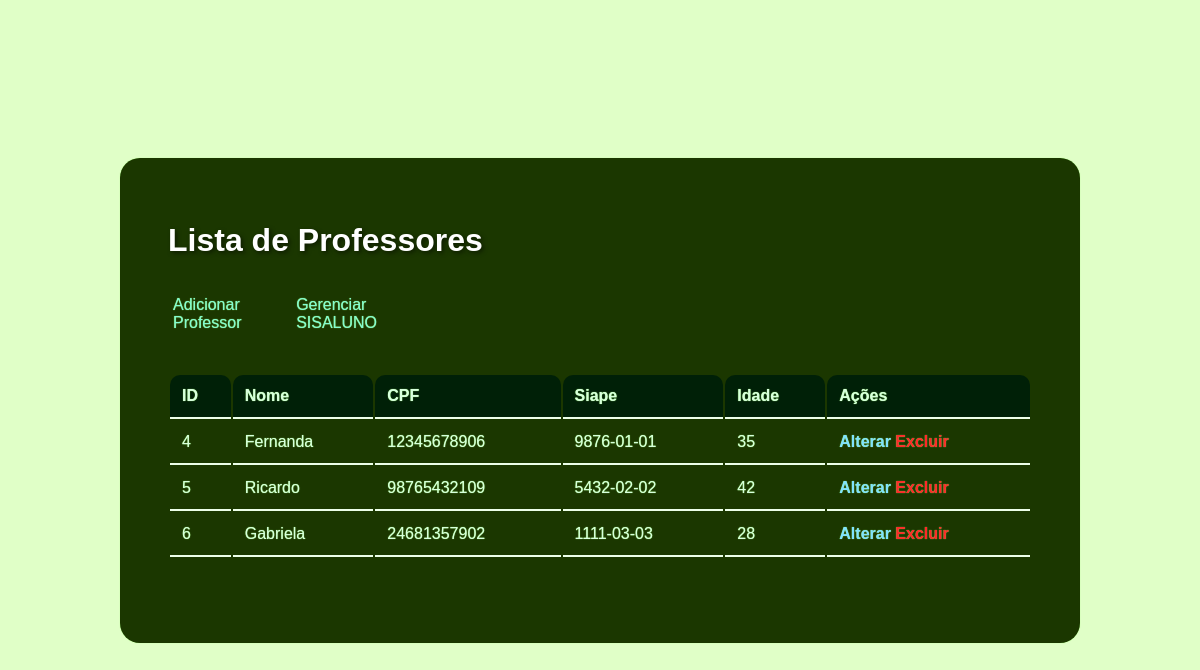
The app's page /professor/index.php with its own data.
### tables this page shows
CREATE TABLE `professor` (
  `idprofessor` smallint(6) NOT NULL,
  `nomeprof` varchar(100) DEFAULT NULL,
  `cpf` varchar(11) DEFAULT NULL,
  `siape` varchar(10) DEFAULT NULL,
  `idade` smallint(6) DEFAULT NULL
);

### professor/index.php (the view, shortened to what this page needs)
<?php
require_once "../conn.php";
$stmt = $conn->prepare("SELECT * FROM professor");
$stmt->execute();
$professores = $stmt->fetchAll(PDO::FETCH_ASSOC);
?>
<!DOCTYPE html>
<html>
<head>
    <link rel="stylesheet" type="text/css" href="../style.css">
</head>
<body>
    <div class="caixa_tabela">
        <h1>Lista de Professores</h1>
        <div class="links">
            <a href="inserir.php">Adicionar Professor</a>
            <a class="voltar" href="../index.php">Gerenciar SISALUNO</a>
        </div>
        <br><br>
        <table class="aluno-list">
            <tr>
                <th>ID</th>
                <th>Nome</th>
                <th>CPF</th>
                <th>Siape</th>
                <th>Idade</th>
                <th>Ações</th>
            </tr>
            <?php foreach ($professores as $professor) { ?>
                <tr>
                    <td><?php echo $professor['idprofessor']; ?></td>
                    <td><?php echo $professor['nomeprof']; ?></td>
                    <td><?php echo $professor['cpf']; ?></td>
                    <td><?php echo $professor['siape']; ?></td>
                    <td><?php echo $professor['idade']; ?></td>
                    <td>
                        <a class="alterar" href="alterar.php?idprofessor=<?php echo $professor['idprofessor']; ?>">Alterar</a>
                        <a class="excluir" href="excluir.php?idprofessor=<?php echo $professor['idprofessor']; ?>&nomeprof=<?php echo $professor['nomeprof']; ?>">Excluir</a>
                    </td>
                </tr>
            <?php } ?>
        </table>
        <br>
        <br>
    </div>
</body>
</html>

### style.css (style rules this page uses)
* { box-sizing: border-box; margin: 0; padding: 0; }
body { font-family: Arial, sans-serif; margin: 0; padding: 0; background-color: #e0ffc7; color: #fff; width: 100%; height: 100vh; display: flex; justify-content: center; align-items: center; }
h1 { color: #fff; margin-bottom: 4vh; margin-top: 2vh; text-shadow: 2px 2px 4px rgba(0, 0, 0, 0.5); }
a { color: #77ff5f; text-decoration: none; transition: 0.3s; }
table { width: 100%; }
th, td { border-bottom:2px solid #edffe9; padding: 12px; text-align: left; }
th { background-color: #002007; font-weight: bold; border-radius: 10px 10px 0px 0px; }
td { font-weight: normal; }
.links { width: 30%; display: flex; justify-content:space-between; }
.links a { color: #84fad3; padding: 5px; border-radius: 10px; }
.caixa_tabela { padding: 6vh; width: 80%; color: #d8ffde; background-color: #1b3700; box-shadow: 0 0 1px rgb(157, 255, 111); text-shadow: 0 0 1px rgb(157, 255, 111); border-radius: 20px; }
.excluir { color: rgb(255, 40, 40); font-weight: 600; }
.alterar { color: #80e1ff; font-weight: 600; }

### records on screen
professor: idprofessor "4", nomeprof "Fernanda", cpf "12345678906", siape "9876-01-01", idade "35"
professor: idprofessor "5", nomeprof "Ricardo", cpf "98765432109", siape "5432-02-02", idade "42"
professor: idprofessor "6", nomeprof "Gabriela", cpf "24681357902", siape "1111-03-03", idade "28"
